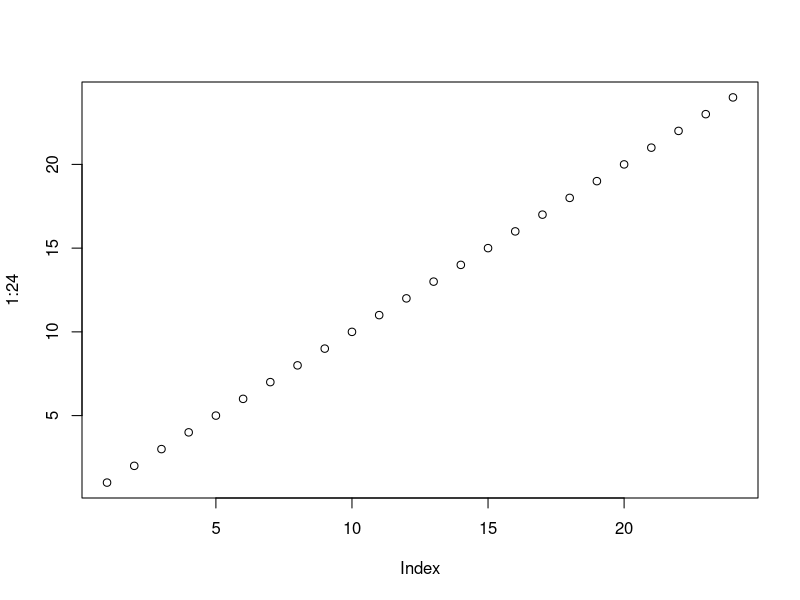
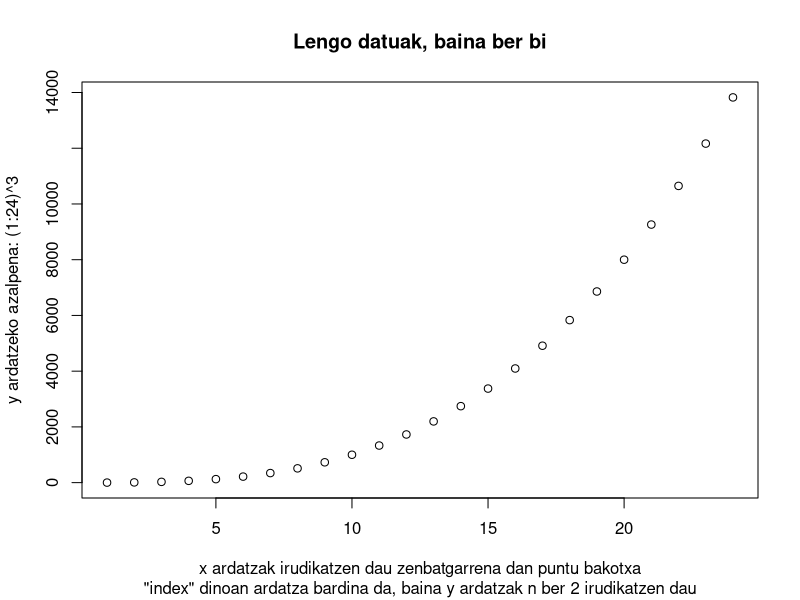
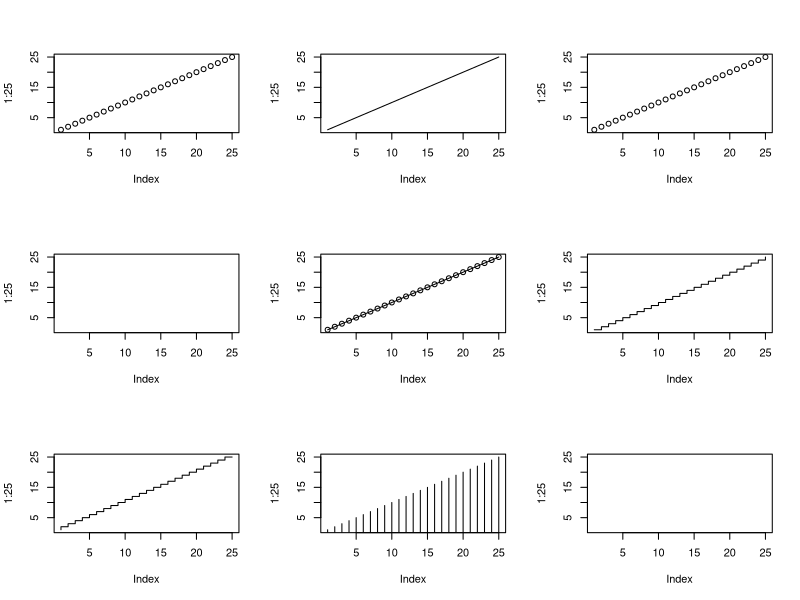
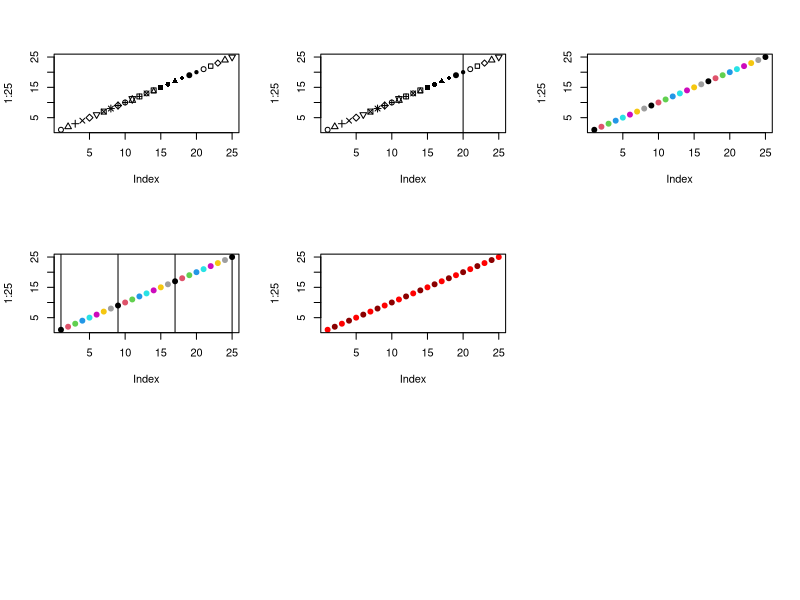
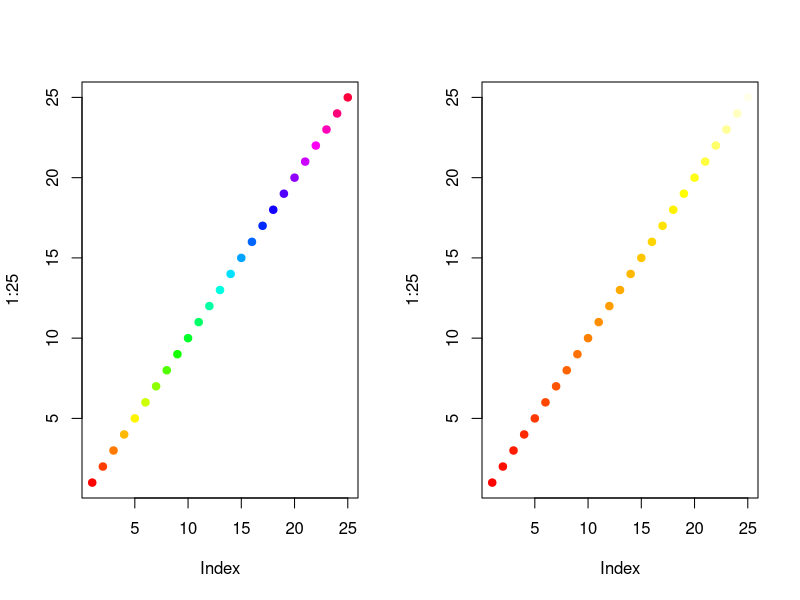
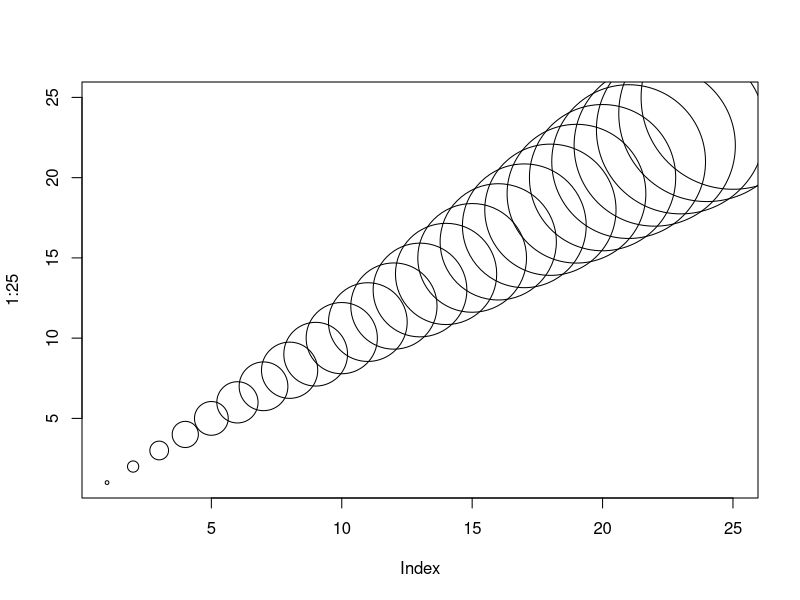
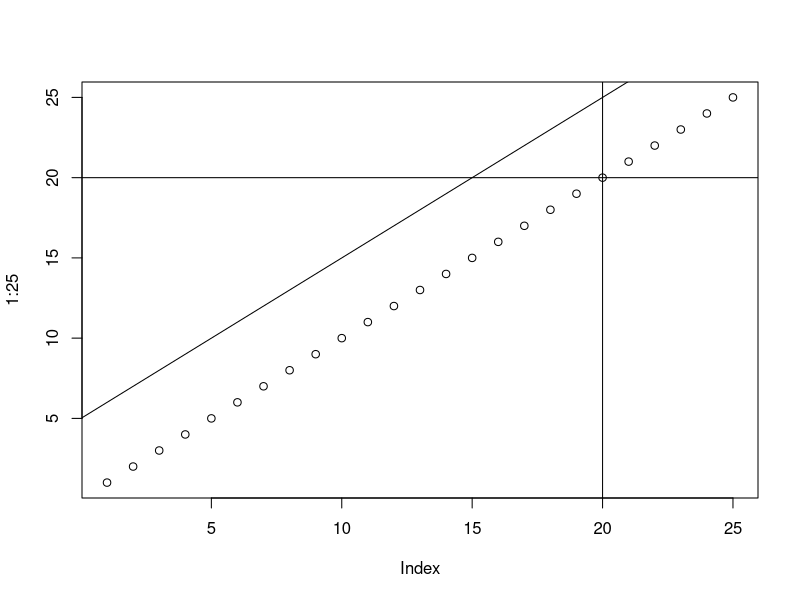
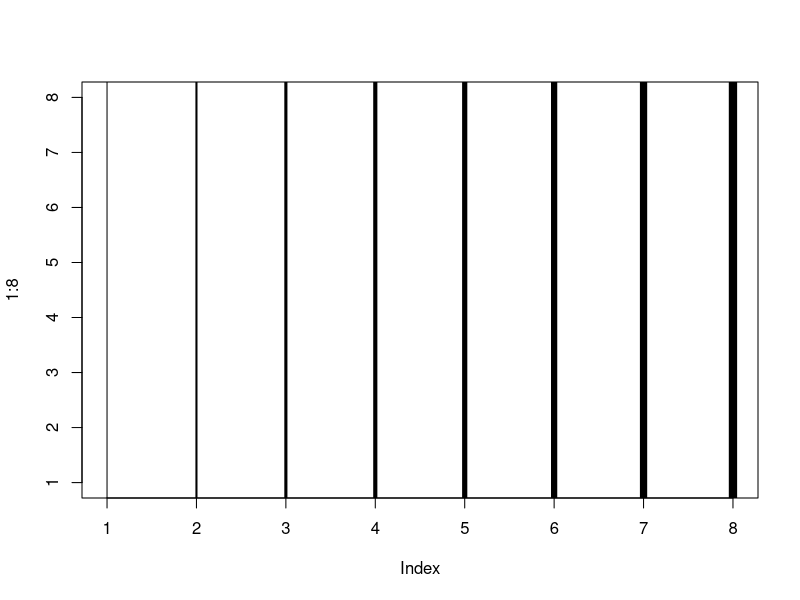

R code for these plots, in order:
## ---- chunk 1
## Honek balioak sortzen ditu
1:24

## Honek balio horien irudia sortzen dau
plot(1:24)
## ---- chunk 2
plot((1:24)^3,
     ylab = 'y ardatzeko azalpena: (1:24)^3',
     xlab = 'x ardatzak irudikatzen dau zenbatgarrena dan puntu bakotxa',
     main = 'Lengo datuak, baina ber bi',
     sub = '"index" dinoan ardatza bardina da, baina y ardatzak n ber 2 irudikatzen dau')
## ---- chunk 3
par(mfrow = c(3, 3))
plot(1:25, type = 'p')
plot(1:25, type = 'l')
plot(1:25, type = 'b')
plot(1:25, type = 'c')
plot(1:25, type = 'o')
plot(1:25, type = 's')
plot(1:25, type = 'S')
plot(1:25, type = 'h')
plot(1:25, type = 'n')
## ---- chunk 4
plot(1:25,
     pch = 1:25)
## ---- chunk 5
plot(1:25,
     pch = 1:25)
abline(v = 20)
## ---- chunk 6
plot(1:25,
     pch = 19,
     col = 1:25)
## ---- chunk 7
plot(1:25,
     pch = 19,
     col = 1:25)
abline(v = c(1, 1+8, 1+8*2, 1+8*3))
## ---- chunk 8
plot(1:25,
     pch = 19,
     col = c('red',
             'darkred'))
## ---- chunk 9
par(mfrow = c(1, 2))
plot(1:25,
     pch = 19,
     col = rainbow(25))
plot(1:25,
     pch = 19,
     col = heat.colors(25))
par(mfrow = c(1, 1))
## ---- chunk 10
plot(1:25,
     cex = 0.5:25)
## ---- chunk 11
plot(1:25)
abline(v = 20)
abline(h = 20)
abline(a = 5, b = 1)
## ---- chunk 12
## Marrak
plot(1:8, type = 'n')
abline(v = 1:8,
       lwd = 1:8)
## ---- chunk 13
## Marrak
plot(1:6, type = 'n')
abline(v = 1:6, lwd = 3,
       lty = 1:6)
## ---- chunk 14
plot(1:8)
lines(x = c(1, 2))
lines(x = c(1, 2), y = c(2, 3), col = 'red')
lines(x = c(2.1, 2.9), y = c(3, 4), col = 'darkblue')
lines(x = c(3.15, 3.8), y = c(4, 5), col = 'darkred')
lines(x = c(4.20, 4.75), y = c(5, 6), col = 'blue')
## ---- chunk 15
plot(1:8, pch = 3)
text(x = 1:8+0.4, letters[1:8])
## ---- chunk 16
pie(1:8, col = 1:8)
## ---- chunk 17
barplot(1:8)
## ---- chunk 18
hist((1:25)^2)
## ---- chunk 19
boxplot(1:8)
## ---- chunk 20
mosaicplot(1:8)
## ---- chunk 21
dotchart(1:8, labels = LETTERS[8:1])
## ---- chunk 22
plot(density(1:8))
## ---- chunk 23
plot(density(1:8, adjust = 2), 
     xlim = c(1,8),
     ylim = c(0, 0.12))
## ---- chunk 24
df.juanena <- structure(list(olentzerori.idatzi = c(TRUE, TRUE, TRUE, FALSE), 
                             olentzerok.ezer.ekarri = structure(c(2L, 2L, 2L, 1L), 
                                                                .Label = c("ikatza", "oparia"), 
                                                                class = "factor"), 
                             zenbat.pizza = c(3, 2, 3, 4), 
                             zenbat.turroi = structure(c(2L, 2L, 1L, 3L),
                                                       .Label = c("gitxi", "nahiko", "asko"), 
                                                       class = c("ordered", "factor"))), 
                        class = "data.frame", row.names = c("nagusia", "txikia", "ama", "aita"))

knitr::kable(df.juanena)
## ---- chunk 25
## Egin eta azaldu

